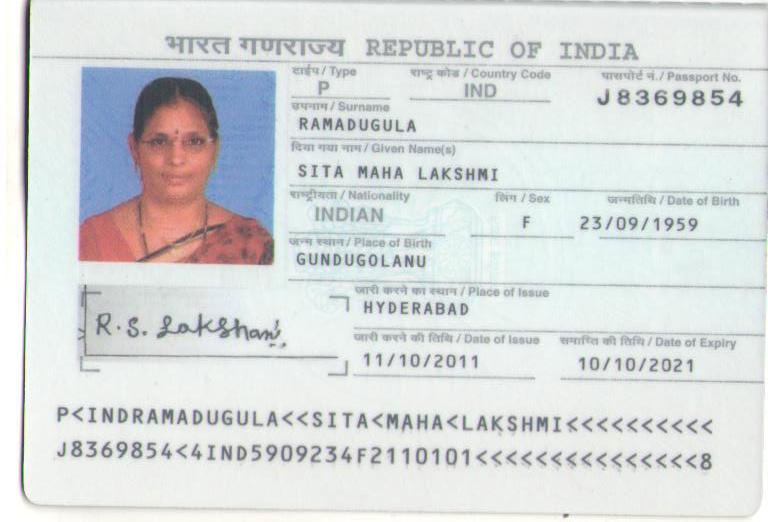
#> input picture module1_ocr_backup/module1_ocr/input/passport.jpg, 768 x 522 px
$ python ocr_engine.py
#> lines starting #> are read from the running program, lines starting #| are printed output that depends on the picture; after the words box and inside, x2 and y2 are one past the last pixel; in counts of white or black regions, pixels touching at a corner belong together
import cv2
import pytesseract
import json
import re
import os

# ============================================================
# CONFIGURATION
# ============================================================

pytesseract.pytesseract.tesseract_cmd = (r"C:\Program Files\Tesseract-OCR\tesseract.exe")
IMAGE_PATH = os.path.join("input", "passport.jpg")
OUTPUT_PATH = os.path.join("output", "ocr_data.json")

print(f"Using image: {IMAGE_PATH}")

# ============================================================
# CHECK IMAGE
# ============================================================

image = cv2.imread(IMAGE_PATH)
#> image is the input picture: shape (522, 768, 3); mean B, G, R 219.6, 219.1, 215.6

if image is None:
    raise FileNotFoundError(
        f"Could not find or read image: {IMAGE_PATH}"
    )

# ============================================================
# OCR
# ============================================================

gray = cv2.cvtColor(image, cv2.COLOR_BGR2GRAY)
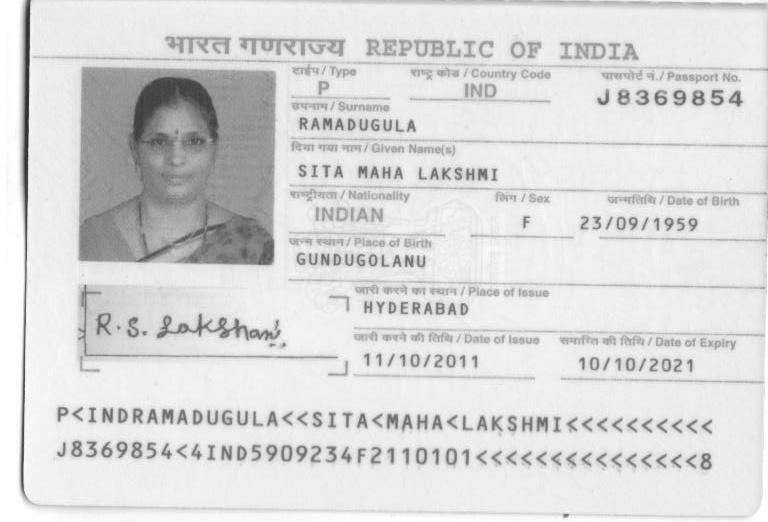
#> gray: shape (522, 768); min 38, max 255, mean 218.1

# Improve OCR quality
gray = cv2.resize(
    gray,
    None,
    fx=2,
    fy=2,
    interpolation=cv2.INTER_CUBIC
)
#> gray: shape (1044, 1536)

gray = cv2.GaussianBlur(gray, (3, 3), 0)

_, processed_image = cv2.threshold(
    gray,
    0,
    255,
    cv2.THRESH_BINARY + cv2.THRESH_OTSU
)
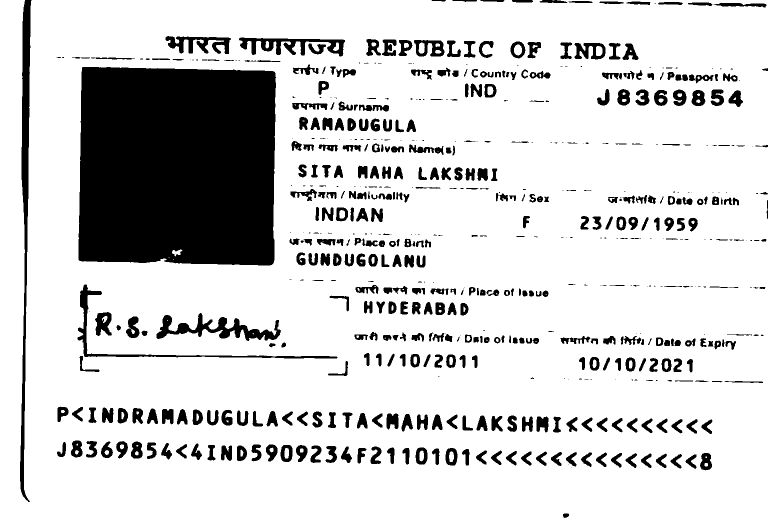
#> processed_image: shape (1044, 1536) (shown at 1/2 size); 82.7% white; 620 black regions (175 under 20 px), largest, box (x1, y1, x2, y2) and area: (157, 134, 552, 531) 150928, (40, 0, 63, 1004) 9391, (313, 626, 562, 682) 4847

# OCR configuration
custom_config = r'--oem 3 --psm 6'

#> (the run stopped early here; a loop or call above may not have finished)
